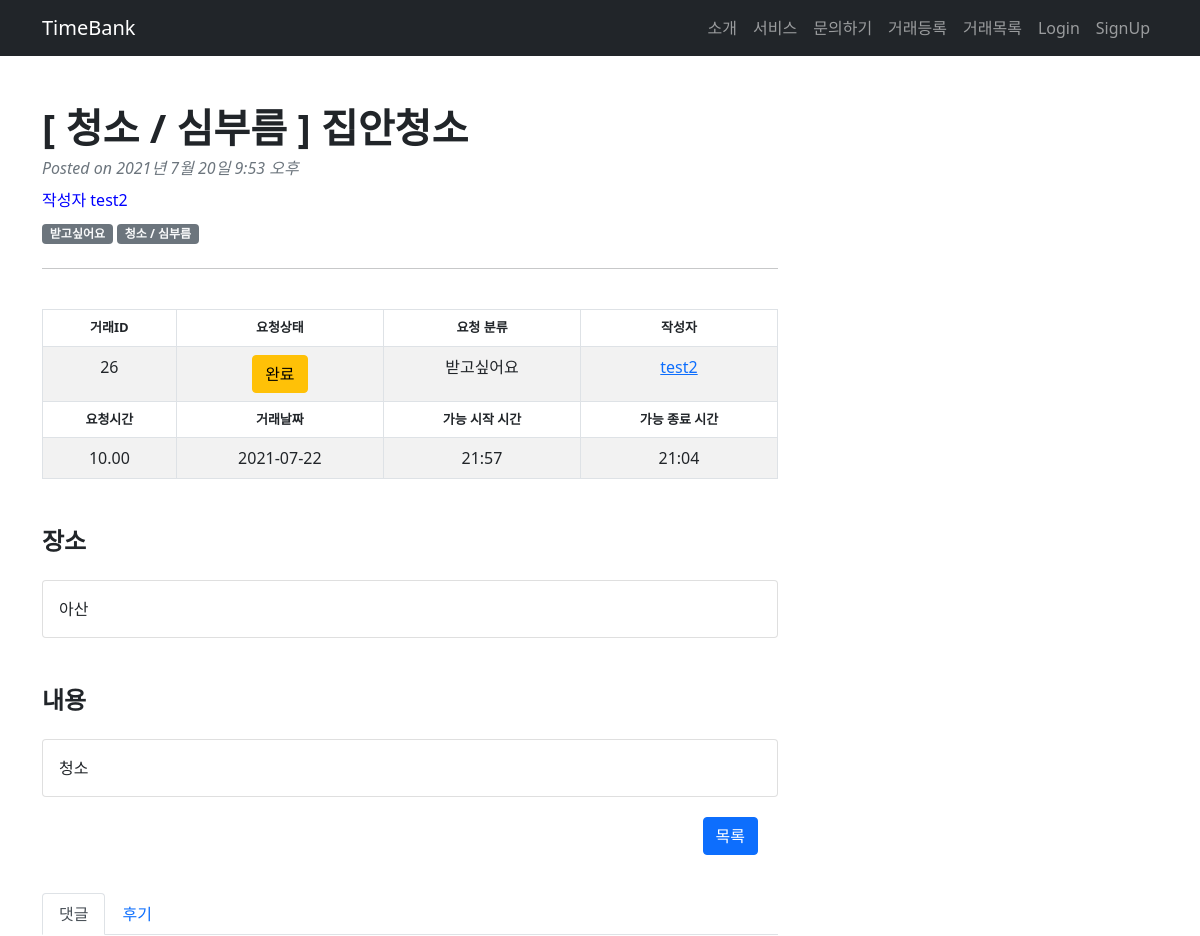
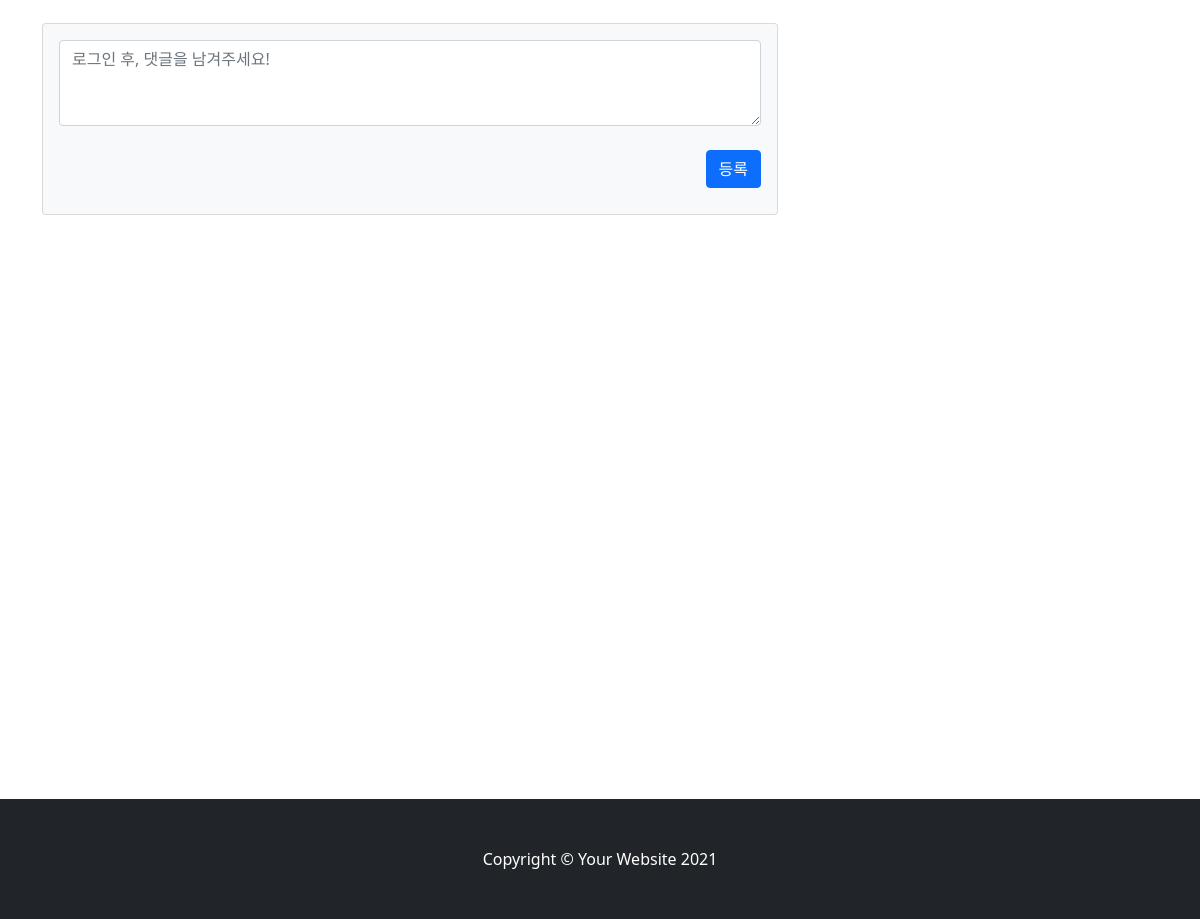
Screenshot of /post/post_detail/26 with the database file from the repository (2 pictures, top to bottom).
### TimeBank_app/models.py (models this page shows, shortened)
class Post(models.Model):
    date = models.CharField(max_length=140)
    start_time = models.CharField(max_length=140)
    end_time = models.CharField(max_length=140)
    service_choice = (('주고싶어요','주고싶어요'),('받고싶어요','받고싶어요'))
    service = models.CharField(max_length=50, choices=service_choice)
    location = models.CharField(max_length=140)
    main_list = (('청소 / 심부름','청소 / 심부름'),
     ('몸 가꾸기 / 치장하기','몸 가꾸기 / 치장하기'),
     ('수선/ 수리','수선/ 수리'),
     ('상담','상담'),
     ('이동','이동'),
     ('먹기','먹기'),
     ('교육 / 여가생활','교육 / 여가생활'),
     ('정서지지','정서지지'),
     ('돌봄','돌봄'),
     ('식물 가꾸기','식물 가꾸기'),
     ('모임 장소 대여','모임 장소 대여'),
     ('의사소통','의사소통'),
     ('건강관리','건강관리'),
     ('기타','기타'),
     )
    mainwork = models.CharField(max_length=100, choices=main_list, null=True)
    subwork = models.CharField(max_length=200, verbose_name='세부 목록', default='')
    content = models.TextField(verbose_name='내용')
    created_at = models.DateTimeField(auto_now_add=True, verbose_name='등록시간')
    tok = models.DecimalField(default=1, decimal_places=2, max_digits=5, verbose_name='거래시간')
    author = models.ForeignKey('TimeBank_account.User', on_delete=models.CASCADE, verbose_name='작성자')
    status_list = (('대기','대기'),('진행','진행'),('완료','완료'),('완료확정','완료확정'),('중단','중단'))
    status = models.CharField(max_length=50, choices=status_list, default='대기')
    respond_list = (('요청대기','요청대기'),('요청승인', '요청승인'),('요청거절','요청거절'))
    respond = models.CharField(max_length=50, choices=respond_list, verbose_name='승인상태', default='요청대기')
    applicants = models.ManyToManyField('self', blank = True, related_name='apply_user', through='Apply', symmetrical=False)
    giver = models.ForeignKey('TimeBank_account.User', on_delete=models.CASCADE, related_name='give_user', verbose_name='주는사람', null=True)
    taker = models.ForeignKey('TimeBank_account.User', on_delete=models.CASCADE, related_name='take_user', verbose_name='받는사람', null=True)
    class Meta:
        ordering = ['-created_at']

### TimeBank_account/models.py (models this page shows)
class User(AbstractUser):
    username = models.CharField(max_length=64, verbose_name='사용자ID', unique=True)
    email = models.EmailField(max_length=128, verbose_name='E-mail')
    name = models.CharField(max_length=64, verbose_name='이름')
    password = models.CharField(max_length=100, verbose_name='비밀번호')
    contact = models.CharField(max_length=150, verbose_name='연락처')
    birth = models.CharField(max_length=150, verbose_name='생년월일')
    user_age = models.CharField(max_length=50, verbose_name='연령대')
    gender_choice = [('여성','여성'),('남성','남성'),('기타','기타')]
    gender = models.CharField(max_length=2, choices=gender_choice, verbose_name='성별')
    balance = models.DecimalField(decimal_places=2, max_digits=5,verbose_name='잔액', default=0)
    registered_dtn = models.DateField(auto_now_add=True, verbose_name='가입일자')
    image = models.ImageField(upload_to="images/", blank=True)
    about = models.TextField(verbose_name="소개말", blank=True)
    object = CustomUserManager()
    user_mode = [('코디네이터','코디네이터'),('사용자','사용자')]
    mode = models.CharField(max_length=60, choices=user_mode, verbose_name='유저등급', default='사용자', null=True)
    star = models.IntegerField(validators=[MinValueValidator(1), MaxValueValidator(5)], null=True, verbose_name='평균평점')
    def __str__(self):
        return self.username
    class Meta:
        db_table = 'TimeBank_user'

### TimeBank_app/views.py (the view)
# urls.py: path('post_detail/<post_id>', post_detail, name="post_detail"),
def post_detail(request, post_id):
    post = Post.objects.get(pk=post_id)
    comments = Comment.objects.filter(post=post.id)
    account = Account.objects.filter(post=post.id)
    reviews = Review.objects.filter(post=post.id)
    applies = Apply.objects.filter(from_post=post)
    apply_list = Apply.objects.filter(from_post=post).values('to_user')
    apply_name = []
    for i in range(0,len(apply_list)):
        apply_name.append(apply_list[i]['to_user'])
    btn_msg = post.status
    success_btn = "완료확정"
    if post.service == "받고싶어요":
        post.taker = post.author
    if post.status == "진행":
        if post.taker == request.user:
            btn_msg = "완료하기"
        else:
            btn_msg = "승인대기"
    partner = [str(post.taker), str(post.giver)]
    context = {'post':post, 'btn_msg':btn_msg, 'comments':comments, 'applies':applies, 'partner':partner,
                 'reviews':reviews, 'success_btn':success_btn, 'account':account, 'apply_list':apply_list,
                 'apply_name':apply_name}
    return render(request, "post_detail.html", context)

### TimeBank_app/templates/post_detail.html (shortened to what this page needs)
{% load static %}
<!DOCTYPE html>
<html lang="en">
    <head>
        <link href="{% static 'css/styles.css' %}" rel="stylesheet" />
        <link rel="stylesheet" href="//cdnjs.cloudflare.com/ajax/libs/timepicker/1.3.5/jquery.timepicker.min.css">
   </head>
    <body>
    <nav class="navbar navbar-expand-lg navbar-dark bg-dark">
    <div class="container">
      <a class="navbar-brand js-scroll-trigger" href="{% url 'index' %}">TimeBank</a>
      <div class="collapse navbar-collapse" id="navbarSupportedContent">
        <ul class="navbar-nav ms-auto mb-2 mb-lg-0">
          <li class="nav-item">
            <a class="nav-link js-scroll-trigger" href="{% url 'index' %}">소개</a>
          </li>
          <li class="nav-item">
            <a class="nav-link js-scroll-trigger" href="{% url 'index' %}">서비스</a>
          </li>
          <li class="nav-item">
            <a class="nav-link js-scroll-trigger" href="{% url 'index' %}">문의하기</a>
          </li>
          <li class="nav-item">
            <a class="nav-link js-scroll-trigger" href="{% url 'new_post' %}">거래등록</a>
          </li>
        <li class="nav-item">
          <a class="nav-link js-scroll-trigger" href="{% url 'post_list' %}">거래목록</a>
        </li>
          {% if user.is_authenticated %}
          <li class="nav-item">
            <a class="nav-link js-scroll-trigger" href="{% url 'profile' user.username %}">{{ user.get_username }}</a>
          </li>
          <li class="nav-item">
            <form action="{% url 'logout' %}" method="POST">
              {% csrf_token %}
              <input type="submit" class="nav-link logout" href="{% url 'logout' %}" value="Logout" style="border: none; background: transparent;">
            </form>
          </li>
          {% else %}
          <li class="nav-item">
            <a class="nav-link js-scroll-trigger" href="{% url 'login' %}">Login</a>
          </li>
          <li class="nav-item">
            <a class="nav-link js-scroll-trigger" href="{% url 'register' %}">SignUp</a>
          </li>
          {% endif %}
        </ul>
      </div>
    </div>
  </nav>
        <div class="container mt-5">
            <div class="row">
                <div class="col-lg-8">
                    <article>
                        <header class="mb-4">
                            <h1 class="fw-bolder mb-1">[ {{post.mainwork}} ]  {{post.subwork}}</h1>
                            <div class="text-muted fst-italic mb-2">Posted on {{post.created_at}}</div>
                            <div class="mb-2" style="color: blue;">작성자 {{post.author}}</div>
                            <a class="badge bg-secondary text-decoration-none link-light" href="#!">{{ post.service}}</a>
                            <a class="badge bg-secondary text-decoration-none link-light" href="#!">{{ post.mainwork }}</a>
                        </header>
                        <hr><br>
                        <section class="mb-5">
                            <table id="example" class="table table-striped table-bordered" style="width:100%; text-align: center;">
                                <thead>
                                  <tr>
                                    <th style="font-size: 13px;">거래ID</th>
                                    <th style="font-size: 13px;">요청상태</th>
                                    <th style="font-size: 13px;">요청 분류</th>
                                    <th style="font-size: 13px;">작성자</th>
                                </tr>
                                </thead>
                                <tbody>
                                    <td>{{post.id}}</td>
                                    <td>
                                        {% if request.user == post.author %}
                                        {% if post.status == "대기" %}
                                                <button class="btn btn-primary">대기</button>
                                            {% elif post.status == "진행" %}
                                                <button class="btn btn-success">{{ post.status }}</button>
                                            {% elif post.status == "완료" %}
                                                <button class="btn btn-warning">{{ post.status }}</button>
                                            {% elif post.status == "완료확정" %}
                                                <button class="btn btn-warning">완료</button>
                                            {% elif post.status == "중단" %}
                                                <button class="btn btn-secondary">{{ post.status }}</button>
                                            {% endif %}
                                        {% elif request.user != post.author %}
                                            {% if post.status == "대기" %}
                                                <form action="{% url 'apply' post.id %}" method="post">
                                                {% csrf_token %}
                                                  {% if request.user.id in apply_name %}
                                                    <button class="btn btn-primary" id="cancel">신청취소</button>
                                                  {% else %}
                                                    <button class="btn btn-primary" id="apply">신청하기</button>
                                                  {% endif %}
                                                </form>
                                            {% elif post.status == "진행" %}
                                                <button class="btn btn-success">{{ post.status }}</button>
                                            {% elif post.status == "완료" %}
                                                <button class="btn btn-warning">{{ post.status }}</button>
                                            {% elif post.status == "중단" %}
                                                <button class="btn btn-secondary">{{ post.status }}</button>
                                            {% endif %}
                                        {% endif %}
                                    </td>
                                        <td>{{ post.service }}</td>
                                        <td><a href="{% url 'profile' post.author.username %}">{{ post.author }}</a></td>
                              </tbody>
                              <thead>
                                <tr>
                                  <th style="font-size: 13px;">요청시간</th>
                                  <th style="font-size: 13px;">거래날짜</th>
                                  <th style="font-size: 13px;">가능 시작 시간</th>
                                  <th style="font-size: 13px;">가능 종료 시간</th>
                              </tr>
                              </thead>
                              <tbody>
                                  <tr>
                                    <td>{{ post.tok }}</td>
                                    <td>{{ post.date }}</td>
                                    <td>{{ post.start_time }}</td>
                                    <td>{{ post.end_time }}</td>
                                </tr>
                            </tbody>
                            </table>
                            <h4 class="fw-bolder mb-4 mt-5">장소</h4>
                            <div class="card">
                                <div class="card-body">
                                  {{post.location}}
                                </div>
                              </div>
                              <h4 class="fw-bolder mb-4 mt-5">내용</h4>
                              <div class="card">
                                <div class="card-body" >
                                  {{post.content}}
                                </div>
                              </div>
                            <a href="{% url 'post_list' %}" class="btn btn-primary" style="margin: 20px; float: right;">목록</a>
                        </section>
                    </article>
                    <br><br>
                    <nav>
                      <div class="nav nav-tabs" id="nav-tab" role="tablist">
                        <button class="nav-link active" id="nav-home-tab" data-bs-toggle="tab" data-bs-target="#nav-home" type="button" role="tab" aria-controls="nav-home" aria-selected="true">댓글</button>
                        <button class="nav-link" id="nav-profile-tab" data-bs-toggle="tab" data-bs-target="#nav-profile" type="button" role="tab" aria-controls="nav-profile" aria-selected="false">후기</button>
                      </div>
                    </nav>
                    <div class="tab-content" id="nav-tabContent">
                      <div class="tab-pane fade show active" id="nav-home" role="tabpanel" aria-labelledby="nav-home-tab">
                        <br>
                          <section class="mb-5">
                            <div class="card bg-light">
                                <div class="card-body">
                                    <form class="mb-4" action="{% url 'create_comment' post.id %}" method="post">
                                      <textarea class="form-control" rows="3" placeholder="로그인 후, 댓글을 남겨주세요!" name="content" id="content"></textarea>
                                      <br>
                                      <button type="submit" class="btn btn-primary mb-1" style="float:right;">등록</button>
                                    </form>
                                    <br>
                                </div>
                            </div>
                        </section>
                      </div></div>
                    </div>
                </div>
                </div>
        <footer class="py-5 bg-dark">
            <div class="container"><p class="m-0 text-center text-white">Copyright &copy; Your Website 2021</p></div>
        </footer>
    </body>
</html>

### rows the page displays
Post: mainwork "청소 / 심부름", subwork "집안청소", created_at "2021년 7월 20일 9:53 오후", author "test2", service "받고싶어요", id "26", status "완료", tok "10.00", date "2021-07-22", start_time "21:57", end_time "21:04", location "아산", content "청소"
